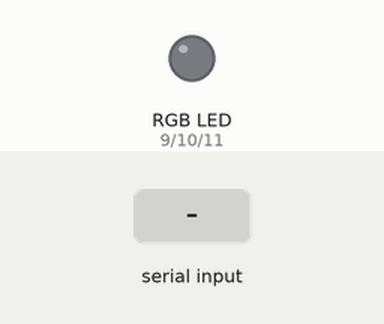
This sketch was run on a simulated Arduino Uno, built with avr-gcc and run on an emulated ATmega328P. Shown: an RGB LED mixed from three pins (HIGH = lit). The inputs (shaded band) are chosen by the test bench. Dim RGB values are drawn brighter than linear.

Above: at 1.2 s.
1.3 s: "90,45,200\n" received over Serial
At 2.2 s:
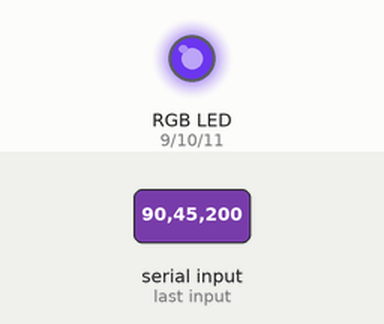
2.8 s: "30,150,10\n" received over Serial
At 3.3 s:
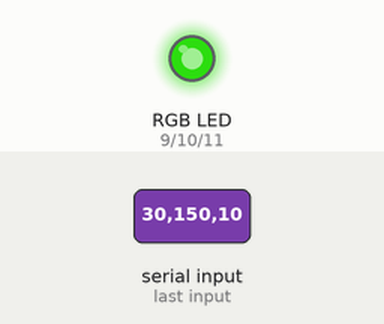
4.3 s: "1,90,45\n" received over Serial
At 5.6 s:
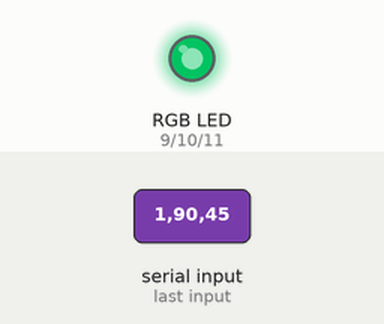
Timing chart, 0 to 7.3 s (numbered marks = the images above; inputs shaded):
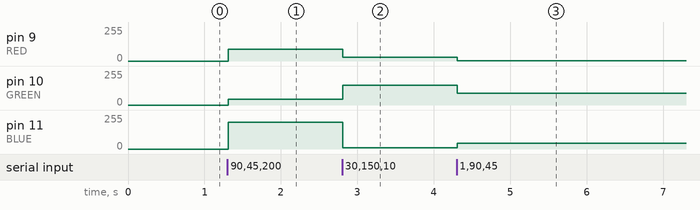

The sketch:

serial_write.ino
```cpp
const int RED = 9;
const int GREEN = 10;
const int BLUE = 11;

int red = 0;
int green = 0;
int blue = 0;

void setup() {
  Serial.begin(9600);

  pinMode(RED, OUTPUT);
  pinMode(GREEN, OUTPUT);
  pinMode(BLUE, OUTPUT);
}

void loop() {
  while(Serial.available()) {
    red = Serial.parseInt();
    green = Serial.parseInt();
    blue = Serial.parseInt();
    if(Serial.read() == '\n') {
      RGB(red, green, blue);
    }
  }
}

void RGB(int red, int green, int blue) {
  analogWrite(RED, red);
  analogWrite(GREEN, green);
  analogWrite(BLUE, blue);
}
```

Measured:
- after the input at 1.3 s, pin 9 (RED): 0/255 → 90/255 at once; pin 10 (GREEN): 0/255 → 45/255 at once; pin 11 (BLUE): 0/255 → 200/255 at once
- after the input at 2.8 s, pin 9 (RED): 90/255 → 30/255 at once; pin 10 (GREEN): 45/255 → 150/255 at once; pin 11 (BLUE): 200/255 → 10/255 at once
- after the input at 4.3 s, pin 9 (RED): 30/255 → 1/255 at once; pin 10 (GREEN): 150/255 → 90/255 at once; pin 11 (BLUE): 10/255 → 45/255 at once
